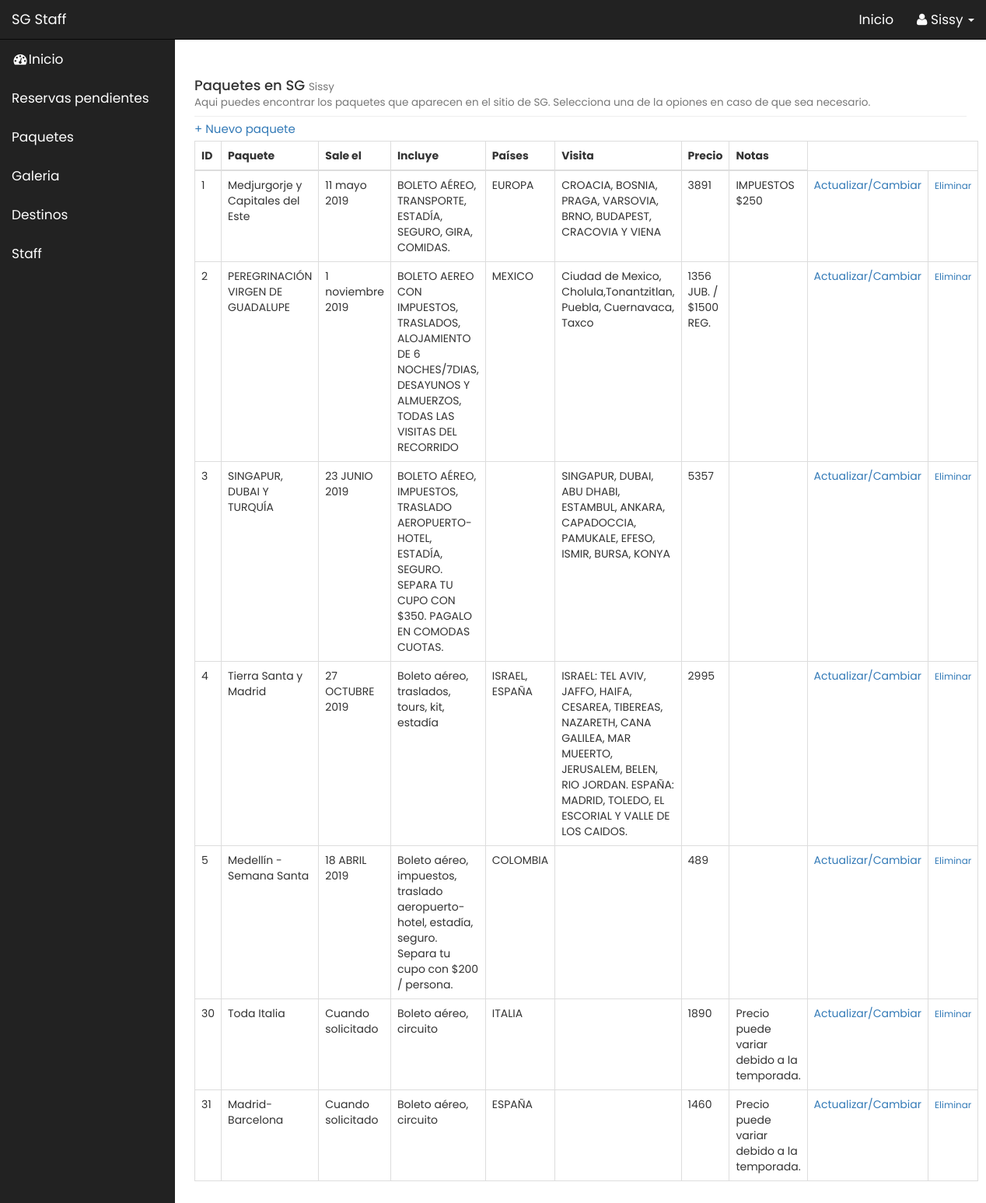
The page /sg.staff/admin/paquetes.php (signed in) on the database its author committed.
### tables this page shows
CREATE TABLE `paquetes` (
  `id` int(11) NOT NULL AUTO_INCREMENT,
  `nombrepaquete` varchar(70) NOT NULL,
  `fechasalida` varchar(70) NOT NULL,
  `incluye` varchar(150) NOT NULL,
  `visita` varchar(200) NOT NULL,
  `precio` varchar(30) NOT NULL,
  `disclosure` varchar(50) NOT NULL,
  `aeropuerto` varchar(70) NOT NULL,
  `img` varchar(50) NOT NULL,
  `paises` varchar(150) NOT NULL,
  PRIMARY KEY (`id`)
);

### sg.staff/admin/paquetes.php (the view, shortened to what this page needs)
<?php include"includes/admin_header.php"; ?>
    <div id="wrapper">
        <?php include"includes/admin_navigation.php"; ?>
        <div id="page-wrapper">
            <div class="container-fluid">
                <div class="row">
                    <div class="col-lg-12">
                        <h4 style="margin-bottom: 5px;" class="page-header">
                            Paquetes en SG
                            <small><?php echo ucfirst($_SESSION['s_username']);   ?></small><br>
                            <small>Aqui puedes encontrar los paquetes que aparecen en el sitio de SG. Selecciona una de la opiones en caso de que sea necesario. </small>
                        </h4>
                        <p style="font-size: 15px; margin: 0 0 5px 0;"><a href="paquetes.php?source=agregar_paquete">&#43; Nuevo paquete</a></p>
                        <?php
                        if (isset($_GET['source'])) {
                            $source = $_GET['source'];
                        }
                        else {
                            $source = "";
                        }
                        switch ($source) {
                            default: ?>
                                <table class="table table-bordered table-hover">
                                <thead>
                                    <tr>
                                        <th>ID</th>
                                        <th>Paquete</th>
                                        <th>Sale el</th>
                                        <th>Incluye</th>
                                        <th>Países</th>
                                        <th>Visita</th>
                                        <th>Precio</th>
                                        <th>Notas</th>
                                    </tr>
                                </thead>
                                <tbody>
                                    <?php
                                        $query = "SELECT *  FROM  paquetes ORDER BY id ASC";
                                        $select_posts = mysqli_query($connection,$query);
                                        while($row = mysqli_fetch_assoc($select_posts)) {
                                            $paquete_id = $row['id'];
                                            $nombrepaquete = $row['nombrepaquete'];
                                            $fechasalida = $row['fechasalida'];
                                            $incluye = $row['incluye'];
                                            $paises = $row['paises'];
                                            $visita = $row['visita'];
                                            $precio = $row['precio'];
                                            $disclosure = $row['disclosure'];
                                     ?>
                                    <tr>
                                        <td><?php echo $paquete_id ?></td>
                                        <td><?php echo $nombrepaquete ?></td>
                                        <td><?php echo $fechasalida ?></td>
                                        <td><?php echo $incluye ?></td>
                                        <td><?php echo $paises ?></td>
                                        <td><?php echo $visita ?></td>
                                        <td><?php echo $precio ?></td>
                                        <td><?php echo $disclosure ?></td>
                                        <?php echo "<td><a href='paquetes.php?source=actualizar&paquete_id=$paquete_id'>Actualizar/Cambiar</a></td>"; ?>
                                        <?php echo "<td><a href='paquetes.php?eliminar=$paquete_id'><small>Eliminar</small></a></td>"; ?>
                                    </tr>
                                    <?php }?>
                                </tbody>
                                </table><?php
                                break;
                        }
                        ?>
                    </div>
                </div>
            </div>
        </div>
<?php include"includes/admin_footer.php"; ?>

### sg.staff/admin/includes/admin_header.php (shortened to what this page needs)
<!DOCTYPE html>
<html lang="es">
<head>
    <link href="css/bootstrap.min.css" rel="stylesheet">
    <link href="css/sb-admin.css" rel="stylesheet">
    <link href="font-awesome/css/font-awesome.min.css" rel="stylesheet" type="text/css">
</head>
<body>

### sg.staff/admin/includes/admin_navigation.php (shortened to what this page needs)
<nav class="navbar navbar-inverse navbar-fixed-top" role="navigation">
            <div class="navbar-header">
                <a class="navbar-brand" href="index.php">SG Staff</a>
            </div>
            <ul class="nav navbar-right top-nav">
                <li><a href="../index.php">Inicio</a></li>
                <li class="dropdown">
                    <a href="#" class="dropdown-toggle" data-toggle="dropdown"><i class="fa fa-user"></i> <?php echo ucfirst($_SESSION['s_username']); ?> <b class="caret"></b></a>
                </li>
            </ul>
            <div class="collapse navbar-collapse navbar-ex1-collapse">
                <ul class="nav navbar-nav side-nav">
                    <li>
                        <a href="index.php"><i class="fa fa-fw fa-dashboard"></i>Inicio</a>
                    </li>
                    <li>
                        <a href="reservas.php">Reservas pendientes</a>
                    </li>
                    <li>
                        <a href="paquetes.php">Paquetes</a>
                    </li>
                    <li>
                        <a href="galeria.php">Galeria</a>
                    </li>
                    <li>
                        <a href="destinos.php">Destinos</a>
                    </li>
                    <li>
                        <a href="users.php">Staff</a>
                    </li>
                </ul>
            </div>
        </nav>

### sg.staff/admin/includes/admin_footer.php (shortened to what this page needs)
</div>
</body>
</html>

### sg.staff/admin/css/sb-admin.css (style rules this page uses)
* { font-family: 'Poppins'; }
body { margin-top: 100px; background-color: #222; }
@media (min-width:768px) { body { margin-top: 50px; } }
#wrapper { padding-left: 0; }
#page-wrapper { width: 100%; padding: 0; background-color: #fff; }
@media (min-width:768px) { #wrapper { padding-left: 225px; } }
@media (min-width:768px) { #page-wrapper { padding: 10px; } }
.top-nav { padding: 0 15px; }
.top-nav>li { display: inline-block; float: left; }
.top-nav>li>a { padding-top: 15px; padding-bottom: 15px; line-height: 20px; color: #999; }
@media (min-width:768px) { .side-nav { position: fixed; top: 51px; left: 225px; width: 225px; margin-left: -225px; border: none; border-radius: 0; overflow-y: auto; background-color: #222; } }
@media (min-width:768px) { .side-nav>li>a { width: 225px; } }

### rows shown on the page
paquetes: id "1", nombrepaquete "Medjurgorje y Capitales del Este", fechasalida "11 mayo 2019", incluye "BOLETO AÉREO, TRANSPORTE, ESTADÍA, SEGURO, GIRA, COMIDAS.", paises "EUROPA", visita "CROACIA, BOSNIA, PRAGA, VARSOVIA, BRNO, BUDAPEST, CRACOVIA Y VIENA", precio "3891", disclosure "IMPUESTOS $250"
paquetes: id "2", nombrepaquete "PEREGRINACIÓN VIRGEN DE GUADALUPE", fechasalida "1 noviembre 2019", incluye "BOLETO AEREO CON IMPUESTOS, TRASLADOS, ALOJAMIENTO DE 6 NOCHES/7DIAS, DESAYUNOS Y ALMUERZOS, TODAS LAS VISITAS DEL RECORRIDO", paises "MEXICO", visita "Ciudad de Mexico, Cholula,Tonantzitlan, Puebla, Cuernavaca, Taxco", precio "1356 JUB. / $1500 REG."
paquetes: id "3", nombrepaquete "SINGAPUR, DUBAI Y TURQUÍA", fechasalida "23 JUNIO 2019", incluye "BOLETO AÉREO, IMPUESTOS, TRASLADO AEROPUERTO-HOTEL, ESTADÍA, SEGURO. SEPARA TU CUPO CON $350. PAGALO EN COMODAS CUOTAS.", visita "SINGAPUR, DUBAI, ABU DHABI, ESTAMBUL, ANKARA, CAPADOCCIA, PAMUKALE, EFESO, ISMIR, BURSA, KONYA", precio "5357"
paquetes: id "4", nombrepaquete "Tierra Santa y Madrid", fechasalida "27 OCTUBRE 2019", incluye "Boleto aéreo, traslados, tours, kit, estadía", paises "ISRAEL, ESPAÑA", visita "ISRAEL: TEL AVIV, JAFFO, HAIFA, CESAREA, TIBEREAS, NAZARETH, CANA GALILEA, MAR MUEERTO, JERUSALEM, BELEN, RIO JORDAN. ESPAÑA: MADRID, TOLEDO, EL ESCORIAL Y VALLE DE LOS CAIDOS.", precio "2995"
paquetes: id "5", nombrepaquete "Medellín - Semana Santa", fechasalida "18 ABRIL 2019", incluye "Boleto aéreo, impuestos, traslado aeropuerto-hotel, estadía, seguro. Separa tu cupo con $200 / persona.", paises "COLOMBIA", precio "489"
paquetes: id "30", nombrepaquete "Toda Italia", fechasalida "Cuando solicitado", incluye "Boleto aéreo, circuito", paises "ITALIA", precio "1890", disclosure "Precio puede variar debido a la temporada."
paquetes: id "31", nombrepaquete "Madrid-Barcelona", fechasalida "Cuando solicitado", incluye "Boleto aéreo, circuito", paises "ESPAÑA", precio "1460", disclosure "Precio puede variar debido a la temporada."

### other values the page prints
$_SESSION['s_username'] "Sissy"
